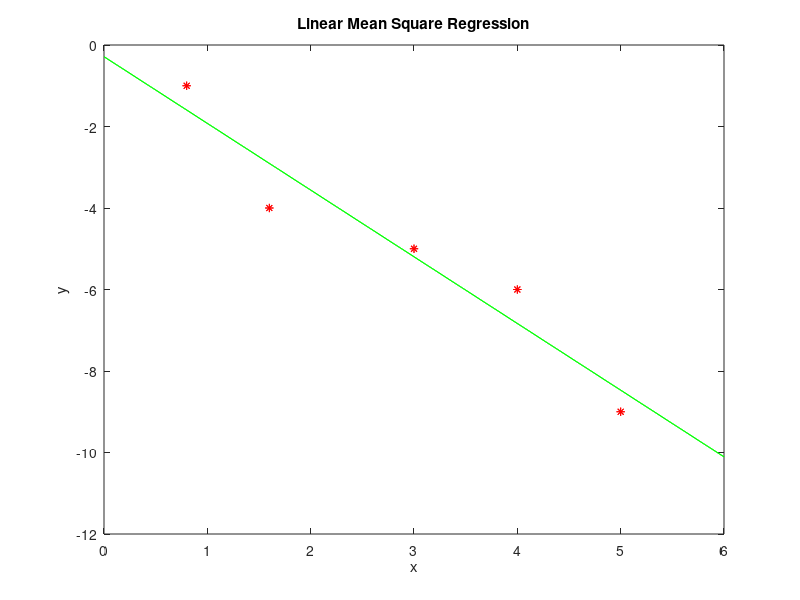
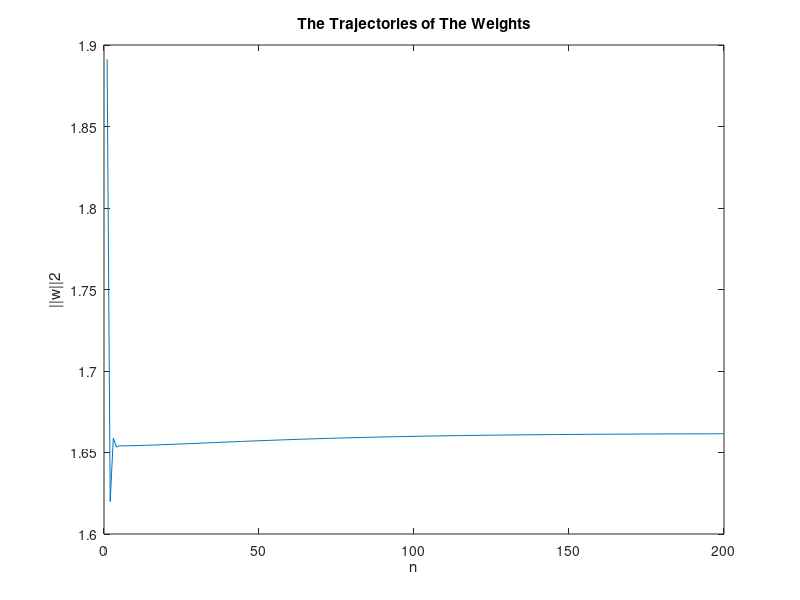

Reproduce these figures in MATLAB, in order.
function homework1_1()
%homework 1.1 for neural networks
clc,clear,close all;
Data = [0.8,-1;1.6,-4;3,-5;4.0,-6;5.0,-9];
[m,n] = size(Data);
%% Linear Least Square Regression
x = [Data(:,1),ones(m,1)];
y = Data(:,2);
w = inv(x'*x)*x'*y
test_x = [0:0.01:6];
test_y = test_x*w(1) + w(2);
plot(Data(:,1),Data(:,2),'r*'); hold on;
plot(test_x,test_y,'g');
xlabel('x');
ylabel('y');
title('Linear Least Square Regression');

%% Least Mean Square Regression
ita = 0.02;
iter_n = 200;
w0 = zeros(n,1)
agti_w0 = zeros(iter_n,1);
for i = 1:iter_n
   error = y - x*w0;
   error;
   w0 = w0 + ita*x'*error
   agti_w0(i) = norm(w0);
   
end

% figure(2)
test_x = [0:0.01:6];
test_y = test_x*w0(1) + w0(2);
plot(Data(:,1),Data(:,2),'r*'); hold on;
plot(test_x,test_y,'g');
xlabel('x');
ylabel('y');
title('Linear Mean Square Regression');
figure(3)
plot(agti_w0);
xlabel('n');
ylabel('||w||2');
title('The Trajectories of The Weights');







